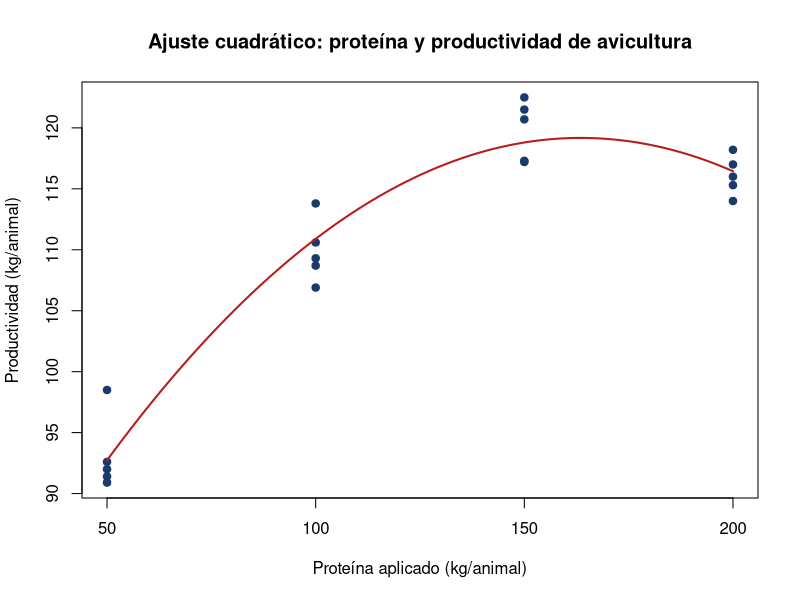

R code for this plot:
## ---- chunk 1
#| label: rs-setup
#| include: false
set.seed(7)
Nf <- rep(c(50, 100, 150, 200), each = 5)
rend_rs <- round(70 + 0.55*Nf - 0.0016*Nf^2 + rnorm(20, 0, 2.2), 1)
datos_rs <- data.frame(N = Nf, rend = rend_rs)
mod_quad <- lm(rend ~ N + I(N^2), data = datos_rs)
## ---- chunk 2
#| label: rs-plot
#| echo: false
#| fig-height: 3.3
plot(datos_rs$N, datos_rs$rend, pch = 19, col = "#1a3a6b",
     xlab = "Proteína aplicado (kg/animal)", ylab = "Productividad (kg/animal)",
     main = "Ajuste cuadrático: proteína y productividad de avicultura")
curve_x <- seq(50, 200, length.out = 100)
curve_y <- predict(mod_quad, newdata = data.frame(N = curve_x))
lines(curve_x, curve_y, col = "#b91c1c", lwd = 2)
